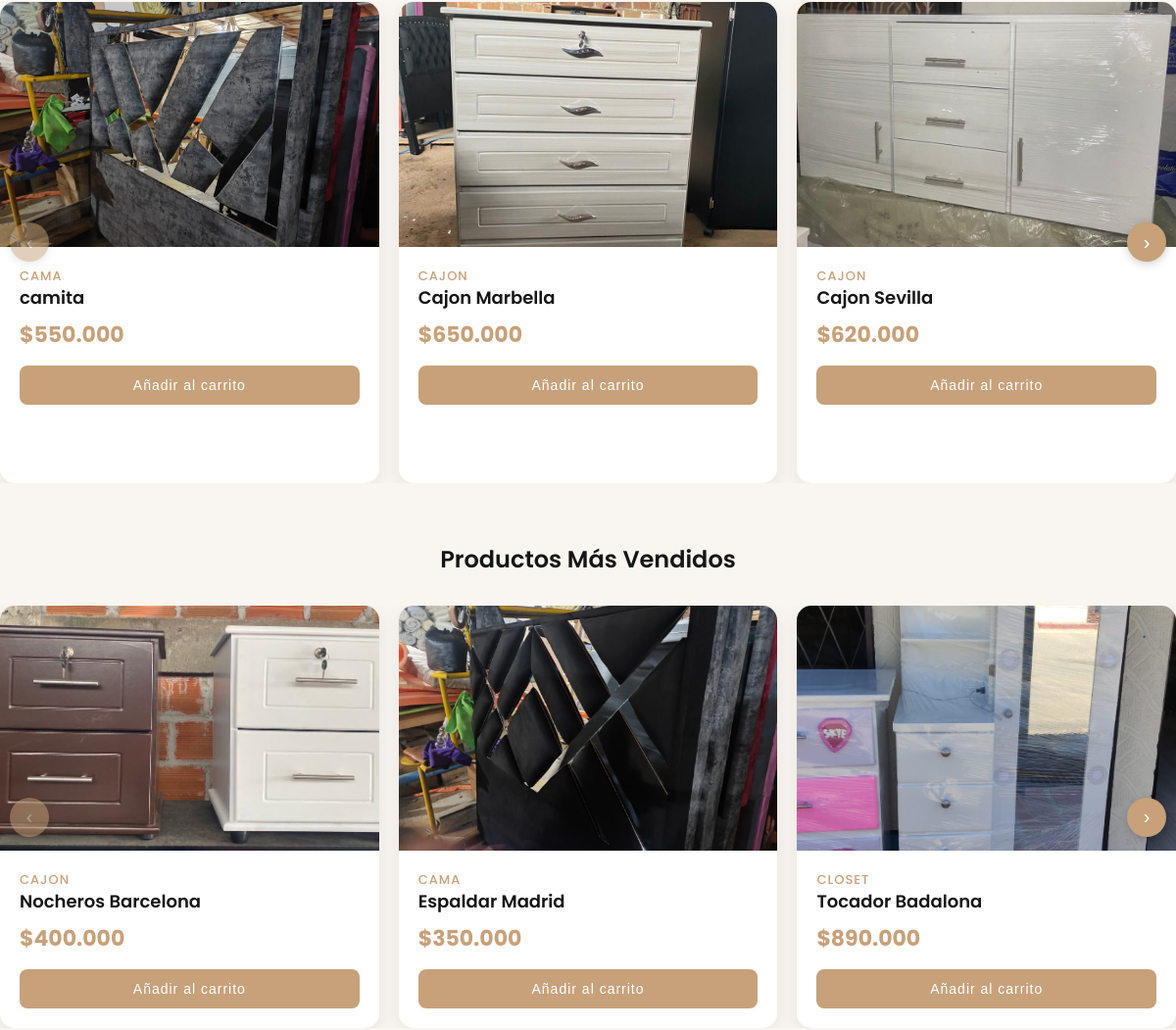
Before: / (middle part) with the older database file.
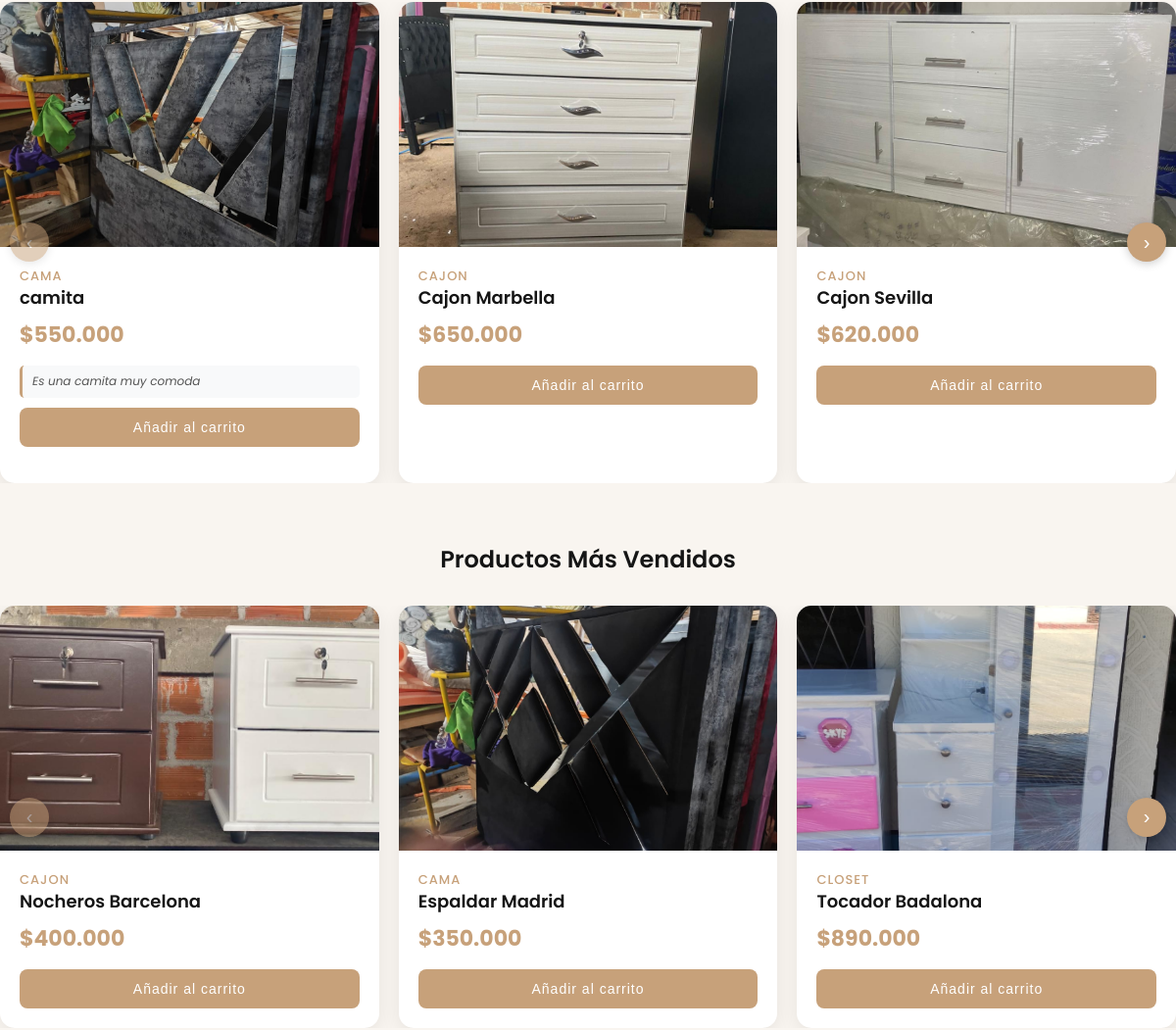
After: the same page with the newer database file.
### tables this page shows
CREATE TABLE `productos` (
  `id` int(11) NOT NULL,
  `nombre` varchar(100) NOT NULL,
  `categoria` varchar(50) NOT NULL,
  `precio` decimal(10,2) NOT NULL,
  `imagen` varchar(255) NOT NULL,
  `destacado` tinyint(1) DEFAULT 0,
  `novedad` tinyint(1) DEFAULT 0,
  `descripcion` text DEFAULT NULL,
  `mas_vendido` tinyint(1) DEFAULT 0
);

### index.php (the view, shortened to what this page needs)
<?php
$conexion_productos = mysqli_connect('localhost', 'root', '', 'productos');
$query_destacados = "SELECT * FROM productos WHERE destacado = 1 LIMIT 8";
$resultado_destacados = mysqli_query($conexion_productos, $query_destacados);
$productos_destacados = mysqli_fetch_all($resultado_destacados, MYSQLI_ASSOC);
$query_vendidos = "SELECT * FROM productos WHERE mas_vendido = 1 LIMIT 8";
$resultado_vendidos = mysqli_query($conexion_productos, $query_vendidos);
$productos_vendidos = mysqli_fetch_all($resultado_vendidos, MYSQLI_ASSOC);
function formatearPrecio($precio) {
    return '$' . number_format($precio, 0, ',', '.');
}
function obtenerRutaImagen($imagen, $categoria) {
    $categoria_lower = strtolower($categoria);
    return "assets/images/$categoria_lower/$imagen";
}
require_once 'includes/header_helper.php';
?>
	<main class="contenido-principal">
			<section class="container top-products">
				<div class="products-section" id="destacados">
					<div class="products-slider-container">
						<div class="products-grid">
						<?php if (empty($productos_destacados)): ?>
							<div class="no-products">
								<p>No hay productos destacados disponibles en este momento.</p>
							</div>
						<?php else: ?>
							<?php foreach ($productos_destacados as $producto): ?>
								<div class="product-card">
									<div class="product-image">
										<img src="<?php echo obtenerRutaImagen($producto['imagen'], $producto['categoria']); ?>" alt="<?php echo htmlspecialchars($producto['nombre']); ?>">
									</div>
									<div class="product-info">
										<span class="product-category"><?php echo htmlspecialchars($producto['categoria']); ?></span>
										<h4 class="product-name"><?php echo htmlspecialchars($producto['nombre']); ?></h4>
										<p class="product-price"><?php echo formatearPrecio($producto['precio']); ?></p>
										<?php if (!empty($producto['descripcion'])): ?>
											<div class="product-description" style="margin-bottom: 10px;"><?php echo htmlspecialchars($producto['descripcion']); ?></div>
										<?php endif; ?>
										<button class="add-to-cart" data-id="<?php echo $producto['id']; ?>" data-nombre="<?php echo htmlspecialchars($producto['nombre']); ?>" data-precio="<?php echo $producto['precio']; ?>" data-imagen="<?php echo obtenerRutaImagen($producto['imagen'], $producto['categoria']); ?>">Añadir al carrito</button>
									</div>
								</div>
							<?php endforeach; ?>
						<?php endif; ?>
						</div>
					</div>
				</div>
				<div class="products-section" id="vendidos">
					<h3 class="section-title">Productos Más Vendidos</h3>
					<div class="products-slider-container">
						<div class="products-grid">
						<?php if (empty($productos_vendidos)): ?>
							<div class="no-products">
								<p>No hay productos más vendidos disponibles en este momento.</p>
							</div>
						<?php else: ?>
							<?php foreach ($productos_vendidos as $producto): ?>
								<div class="product-card">
									<div class="product-image">
										<img src="<?php echo obtenerRutaImagen($producto['imagen'], $producto['categoria']); ?>" alt="<?php echo htmlspecialchars($producto['nombre']); ?>">
									</div>
									<div class="product-info">
										<span class="product-category"><?php echo htmlspecialchars($producto['categoria']); ?></span>
										<h4 class="product-name"><?php echo htmlspecialchars($producto['nombre']); ?></h4>
										<p class="product-price"><?php echo formatearPrecio($producto['precio']); ?></p>
										<button class="add-to-cart" data-id="<?php echo $producto['id']; ?>" data-nombre="<?php echo htmlspecialchars($producto['nombre']); ?>" data-precio="<?php echo $producto['precio']; ?>" data-imagen="<?php echo obtenerRutaImagen($producto['imagen'], $producto['categoria']); ?>">Añadir al carrito</button>
									</div>
								</div>
							<?php endforeach; ?>
						<?php endif; ?>
						</div>
					</div>
				</div>
			</section>
		</main>

Changed rows visible on the page:
changed productos "camita": descripcion (not shown) → "Es una camita muy comoda"
